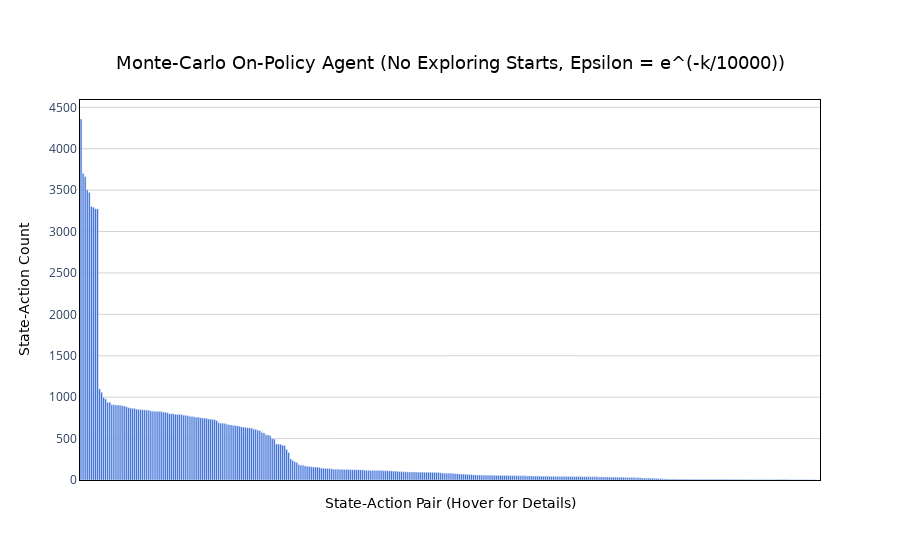

Notebook cell for this chart:
### Code cell
plot_state_action_counts(mcop_agent_4.n_counter, "Monte-Carlo On-Policy Agent (No Exploring Starts, Epsilon = e^(-k/10000))")

### Figure 1 — Plotly figure (JSON) as saved in the notebook; plotly's stock layout.template omitted (floating-point values rounded to 4 significant figures; data arrays with more than 128 entries replaced by an {"elided": "..."} marker saying what was removed)
{"data": [{"hoverinfo": "text", "hoverlabel": {"bgcolor": "rgba(60, 60, 60, 0.85)", "bordercolor": "rgba(60, 60, 60, 0.85)", "font": {"color": "white", "family": "DejaVu Sans, Arial, sans-serif"}}, "hovertext": {"elided": "360 str values"}, "marker": {"color": "#245cd4"}, "type": "bar", "x": {"elided": "360 str values"}, "y": {"elided": "360 int values"}}], "layout": {"plot_bgcolor": "white", "title": {"font": {"color": "black", "family": "DejaVu Sans, Arial, sans-serif", "size": 18}, "text": "Monte-Carlo On-Policy Agent (No Exploring Starts, Epsilon = e^(-k/10000))", "x": 0.5, "xanchor": "center", "y": 0.9, "yanchor": "top"}, "xaxis": {"linecolor": "black", "linewidth": 1, "mirror": true, "showline": true, "tickmode": "array", "ticktext": [], "tickvals": [], "title": {"font": {"color": "black", "family": "DejaVu Sans, Arial, sans-serif", "size": 14}, "text": "State-Action Pair (Hover for Details)"}}, "yaxis": {"gridcolor": "lightgray", "gridwidth": 1, "linecolor": "black", "linewidth": 1, "mirror": true, "showgrid": true, "showline": true, "title": {"font": {"color": "black", "family": "DejaVu Sans, Arial, sans-serif", "size": 14}, "text": "State-Action Count"}}}}
